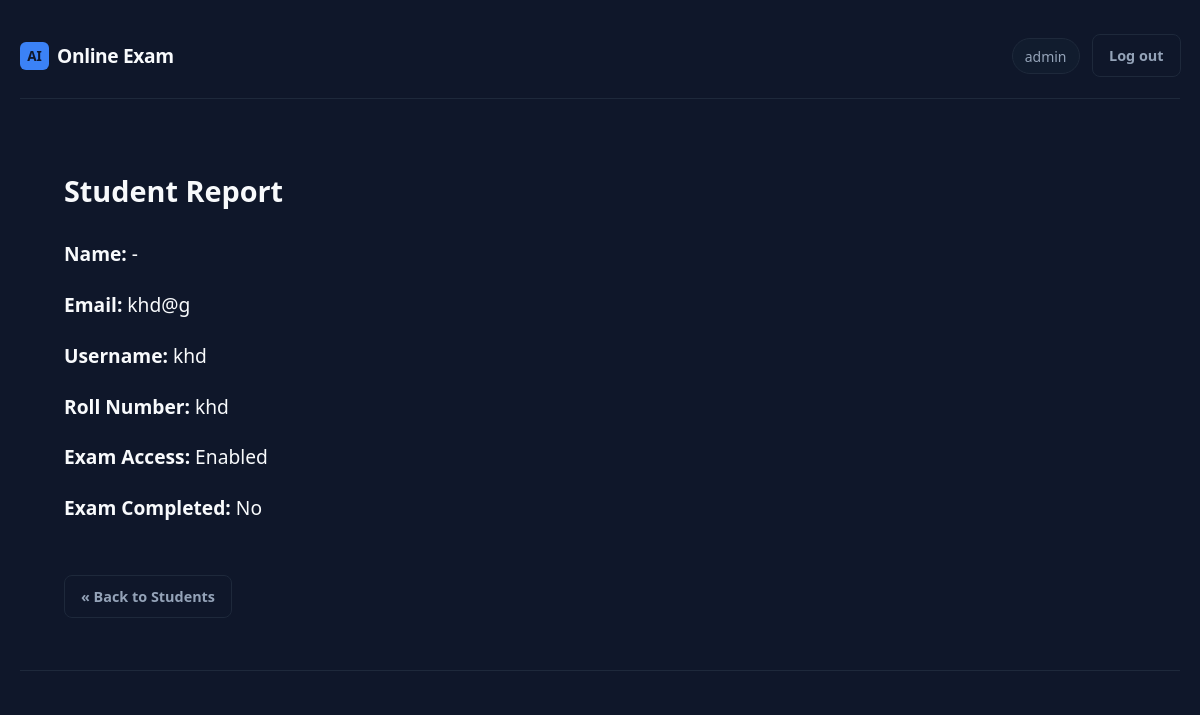
The app's page /admin/student/3 (signed in), older data.
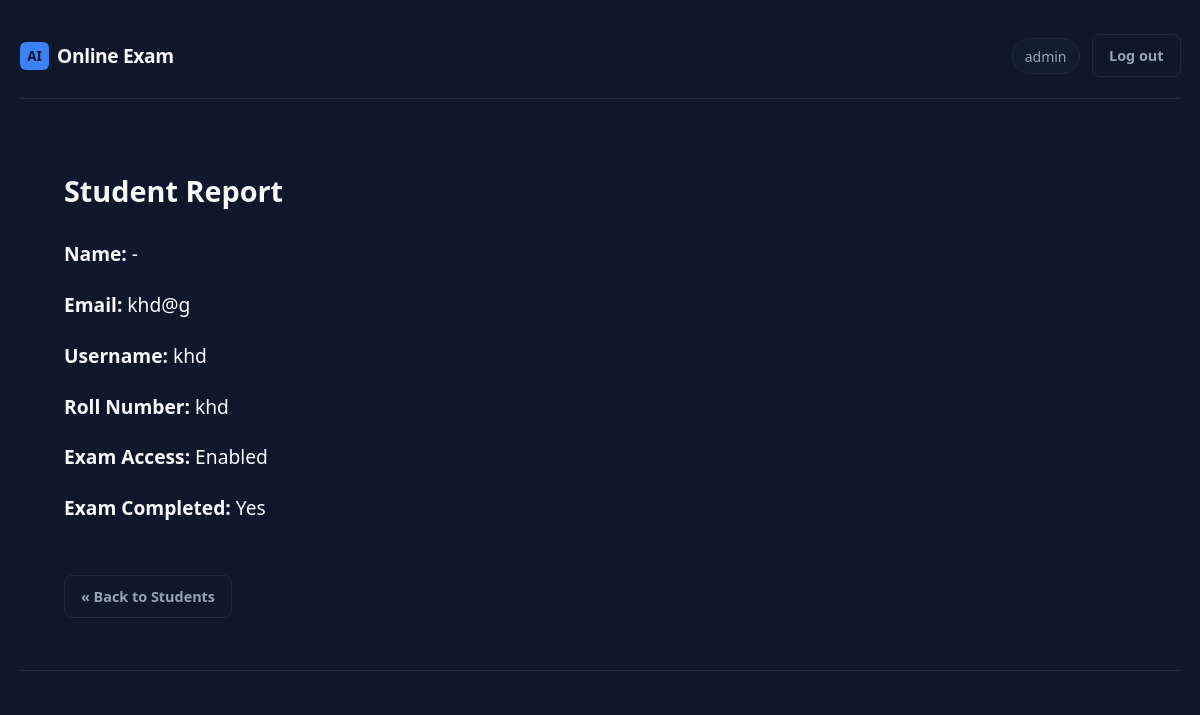
The same page, newer data.
### app.py (models this page shows)
class User(db.Model):
    __tablename__ = "users"
    id = db.Column(db.Integer, primary_key=True)
    username = db.Column(db.String(80), unique=True, nullable=False)
    email = db.Column(db.String(120), unique=True, nullable=False)
    password_hash = db.Column(db.String(256), nullable=False)
    roll_number = db.Column(db.String(50), unique=True, nullable=True)
    created_at = db.Column(db.DateTime, default=lambda: datetime.now(timezone.utc))
    is_admin = db.Column(db.Boolean, default=False)
    allow_reattempt = db.Column(db.Boolean, default=False)
    exam_access_enabled = db.Column(db.Boolean, default=True)
    exam_completed = db.Column(db.Boolean, default=False)
    admin_role = db.Column(db.String(20), nullable=True)
    is_blocked = db.Column(db.Boolean, default=False)
    block_reason = db.Column(db.String(255))
    attempts = db.relationship("Attempt", backref="user", lazy=True)

### app.py (the view)
@app.route('/admin/student/<id>')
@admin_required
def admin_student_detail(id):
    student = None
    try:
        student = User.query.get(int(id)) if id.isdigit() else None
    except:
        student = None
    return render_template('admin/student_detail.html', student=student)

### app.py (called while the page is built, shortened)
def admin_required(f):
    @wraps(f)
    def decorated(*args, **kwargs):
        if "user_id" not in session:
            return redirect(url_for("admin_login_page"))
        u = db.session.get(User, session["user_id"])
        return f(*args, **kwargs)
    return decorated

### templates/admin/student_detail.html (shortened to what this page needs)
{% extends "base.html" %}
{% block body_class %}page-admin{% endblock %}
{% block content %}
<div style="padding:20px;">
    <h2>Student Report</h2>
{% if student %}
    <p><strong>Name:</strong> {{ student.name if student.name else '-' }}</p>
    <p><strong>Email:</strong> {{ student.email if student.email else '-' }}</p>
    <p><strong>Username:</strong> {{ student.username if student.username else '-' }}</p>
    <p><strong>Roll Number:</strong> {{ student.roll_number if student.roll_number else 'N/A' }}</p>
    <p><strong>Exam Access:</strong> {{ 'Enabled' if student.exam_access_enabled else 'Disabled' }}</p>
    <p><strong>Exam Completed:</strong> {{ 'Yes' if student.exam_completed else 'No' }}</p>
{% else %}
    <p>No detailed data available</p>
{% endif %}
<br>
<a href="/admin/students" class="btn btn-ghost">« Back to Students</a>
</div>
{% endblock %}

### templates/base.html (shortened to what this page needs)
<!DOCTYPE html>
<html lang="en">
<head>
  <link rel="stylesheet" href="{{ url_for('static', filename='css/style.css') }}">
</head>
<body class="{% block body_class %}{% endblock %}">
  <div class="app-shell">
    <header class="top-bar">
      <a href="{% if session.get('is_admin') %}{{ url_for('admin_dashboard') }}{% elif session.get('user_id') %}{{ url_for('dashboard') }}{% else %}{{ url_for('login') }}{% endif %}" class="brand">
        <span class="brand-mark">AI</span>
        <span class="brand-text">Online Exam</span>
      </a>
      {% if session.get('user_id') %}
      <nav class="top-nav">
        <span class="user-pill">{{ session.get('username') }}</span>
        <a href="{{ url_for('admin_logout') }}" class="btn btn-ghost">Log out</a>
      </nav>
      {% endif %}
    </header>
    <div class="full-width-wrapper">
      {% block content %}{% endblock %}
    </div>
    <footer class="site-footer">
    </footer>
  </div>
</body>
</html>

### static/css/style.css (style rules this page uses)
:root { --bg: #0f172a; --bg-elevated: #111c2e; --border: #1e293b; --text: #f8fafc; --muted: #94a3b8; --accent: #3b82f6; --accent-dim: #2563eb; --accent-glow: rgba(59, 130, 246, 0.35); --success: #22c55e; --error: #ef4444; --radius: 10px; --font: "Segoe UI", system-ui, -apple-system, sans-serif; }
*, *::before, *::after { box-sizing: border-box; }
body { margin: 0; min-height: 100vh; font-family: var(--font); background: var(--bg); color: var(--text); font-size: 1.2rem; line-height: 1.65; }
a { color: var(--accent); text-decoration: none; }
.app-shell { max-width: 1080px; margin: 0 auto; padding: 1.65rem 1.25rem 2.5rem; min-height: 100vh; display: flex; flex-direction: column; position: relative; z-index: 1; }
.top-bar { display: flex; align-items: center; justify-content: space-between; padding: 0.5rem 0 1.25rem; border-bottom: 1px solid var(--border); margin-bottom: 1.5rem; }
.brand { display: flex; align-items: center; gap: 0.5rem; color: var(--text); text-decoration: none; }
.brand-mark { background: var(--accent); color: #0f172a; font-weight: 700; padding: 0.2rem 0.45rem; border-radius: 6px; font-size: 0.85rem; }
.brand-text { font-weight: 600; letter-spacing: -0.02em; }
.top-nav { display: flex; align-items: center; gap: 0.75rem; }
.user-pill { font-size: 0.875rem; color: var(--muted); padding: 0.35rem 0.75rem; background: var(--bg-elevated); border-radius: 999px; border: 1px solid var(--border); }
.site-footer { margin-top: 2rem; padding-top: 1rem; border-top: 1px solid var(--border); font-size: 0.8rem; color: var(--muted); text-align: center; }
.btn { display: inline-flex; align-items: center; justify-content: center; padding: 0.55rem 1rem; border-radius: 8px; font-size: 0.9rem; font-weight: 600; border: 1px solid transparent; cursor: pointer; font-family: inherit; transition: background 0.15s, border-color 0.15s; }
.btn-ghost { background: transparent; color: var(--muted); border-color: var(--border); }
body.page-admin-portal, body.page-admin-login, body.page-admin { background: #0f172a; }
.btn, .btn-primary, .btn-outline, button, a.btn, a.btn-primary, a.btn-outline { transition: all 0.25s ease; position: relative; }
.btn, button { will-change: transform; }

### templates/base.html (style rules this page uses)
body { margin: 0; padding: 0; }
html, body { width: 100%; overflow-x: hidden; }
.app-shell { width: 100%; max-width: 100%; }
.full-width-wrapper { width: 100%; max-width: 100%; padding-left: 24px; padding-right: 24px; }

Row changes from the older to the newer data that the page shows:
changed User "khd@g": exam_completed "No" → "Yes"
